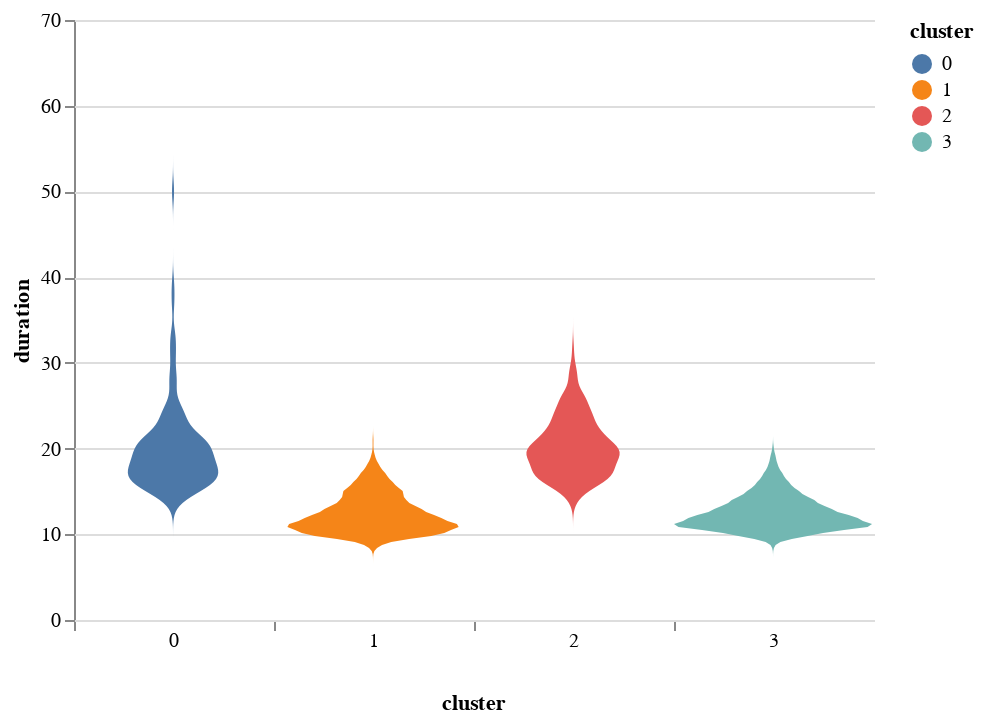

Write notebook code for a chart like this one.
### Code cell
from traffic.core import Traffic
from artefact.utils import duration_cumdist_flight
from artefact.plot import dur_dist_plot
flow = "162-216"
runway = "14"
t_c = Traffic.from_file(f"dcec/tc_{flow}_{runway}.pkl")
dur_dist = duration_cumdist_flight(t_c)
dur_dist_plot(dur_dist)

### Figure 1 — Vega-Lite specification as saved in the notebook (floating-point values rounded to 4 significant figures; data arrays with more than 128 entries replaced by an {"elided": "..."} marker saying what was removed)
{"config": {"view": {"continuousWidth": 400, "continuousHeight": 300, "stroke": null}, "facet": {"spacing": 0}}, "data": {"name": "data-b88d65ad13e96d00dab1cfb4eeb8b760"}, "mark": {"type": "area", "orient": "horizontal"}, "encoding": {"color": {"type": "nominal", "field": "cluster"}, "column": {"type": "nominal", "field": "cluster", "header": {"labelOrient": "bottom", "labelPadding": 0, "titleOrient": "bottom"}}, "x": {"type": "quantitative", "axis": {"grid": false, "labels": false, "ticks": true, "values": [0]}, "field": "density", "impute": null, "stack": "center", "title": null}, "y": {"type": "quantitative", "field": "duration"}}, "transform": [{"density": "duration", "extent": [0, 70], "groupby": ["cluster"], "as": ["duration", "density"]}], "width": 100, "$schema": "https://vega.github.io/schema/vega-lite/v4.0.0.json", "datasets": {"data-b88d65ad13e96d00dab1cfb4eeb8b760": {"elided": "4437 records"}}}
